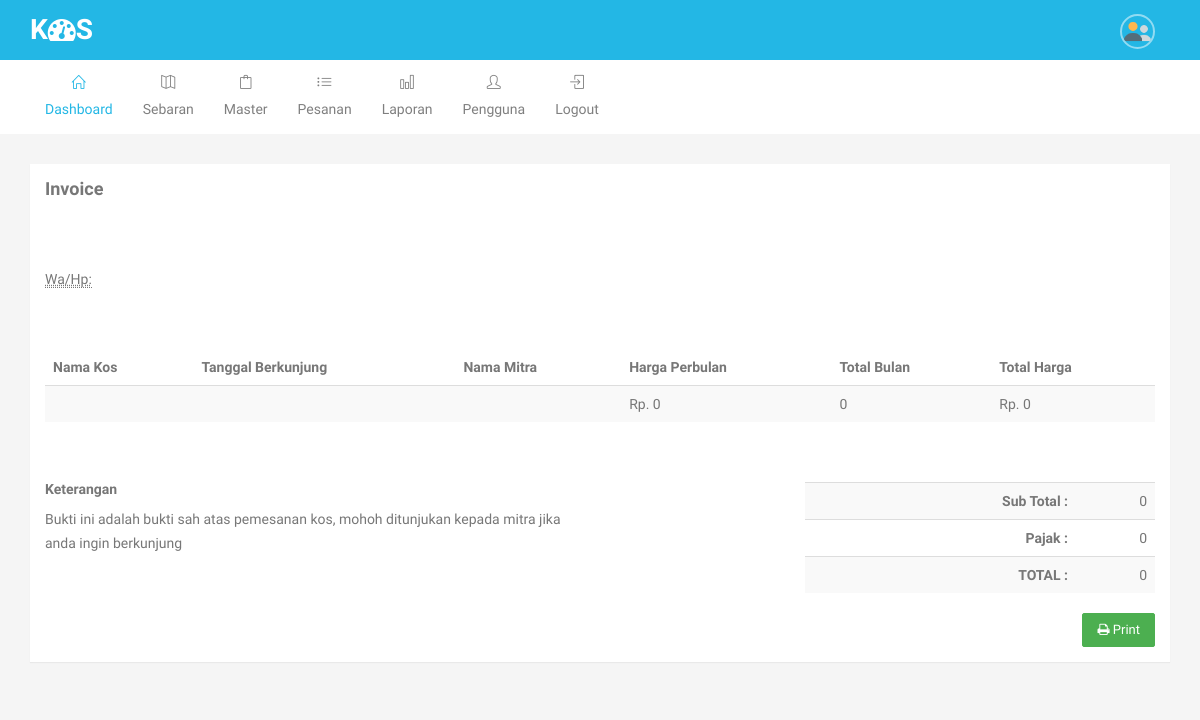
Before: /invoice/TRX3B7EB04D (signed in) with the older database file.
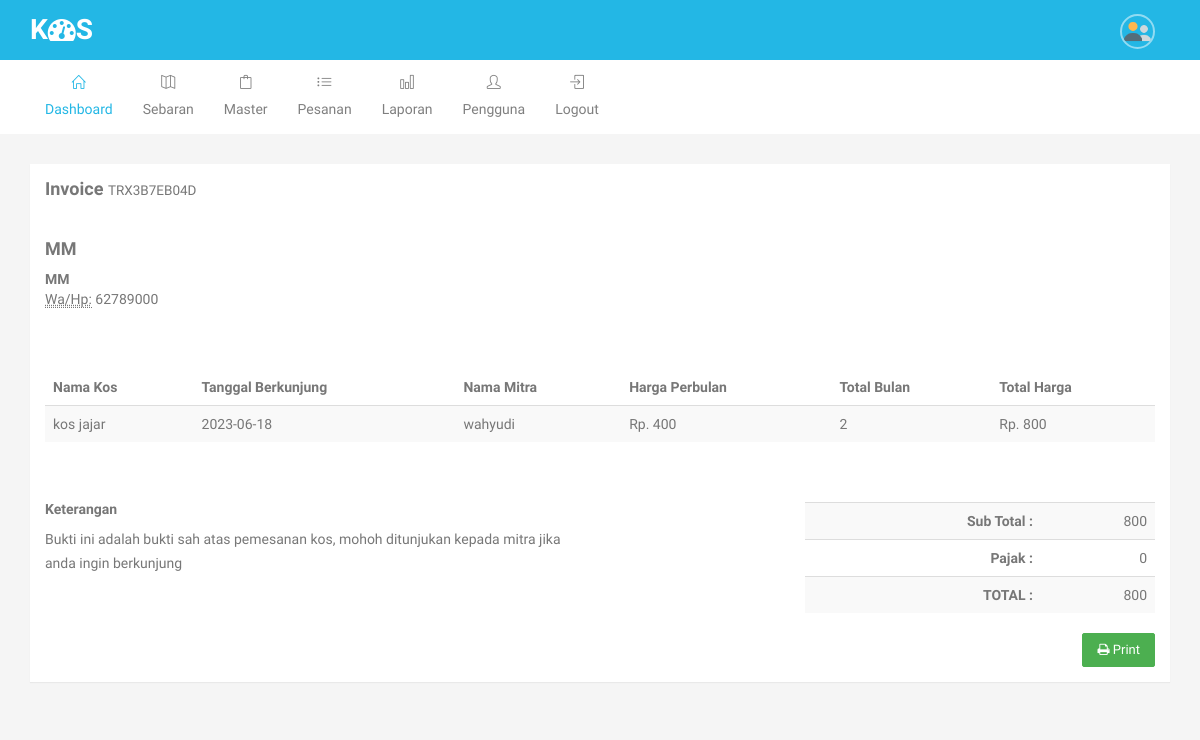
After: the same page with the newer database file.
### tables this page shows
CREATE TABLE `m_transaksi` (
  `id` int(11) NOT NULL,
  `id_pelanggan` int(11) NOT NULL,
  `id_kos` int(11) NOT NULL,
  `kode_transaksi` text NOT NULL,
  `tgl_pemesanan` datetime NOT NULL,
  `tgl_kunjung` date NOT NULL,
  `keterangan` text NOT NULL,
  `harga` int(11) NOT NULL,
  `total_bulan` int(11) NOT NULL,
  `nama` text NOT NULL,
  `hp` int(11) NOT NULL,
  `grand_total` int(11) NOT NULL,
  `status` text NOT NULL
);

CREATE TABLE `m_pelanggan` (
  `id` int(11) NOT NULL,
  `nama` varchar(225) NOT NULL,
  `hp` text NOT NULL,
  `email` text NOT NULL,
  `alamat` text NOT NULL,
  `username` text NOT NULL,
  `password` text NOT NULL,
  `status` text NOT NULL,
  `level` int(11) NOT NULL
);

CREATE TABLE `m_kos` (
  `id` int(11) NOT NULL,
  `kode` varchar(24) NOT NULL,
  `nama` text NOT NULL,
  `id_mitra` int(11) NOT NULL,
  `harga` int(11) NOT NULL,
  `deskripsi` text NOT NULL,
  `alamat` text NOT NULL,
  `lat` text NOT NULL,
  `lng` text NOT NULL,
  `gambar` text NOT NULL,
  `gambar2` text NOT NULL,
  `gambar3` text NOT NULL
);

CREATE TABLE `m_mitra` (
  `id` int(11) NOT NULL,
  `nama` varchar(225) NOT NULL,
  `hp` text NOT NULL,
  `email` text NOT NULL,
  `alamat` text NOT NULL,
  `username` text NOT NULL,
  `password` text NOT NULL,
  `status` text NOT NULL
);

### pages/invoice.php (the view)
<?php
$datane = mysqli_fetch_array(mysqli_query($conn,"SELECT c.*, c.nama as kos, d.nama as mitra, a.*, a.nama as pelanggan, b.alamat as alamat_pelanggan FROM m_transaksi as a
                                                 LEFT JOIN m_pelanggan as b ON a.id_pelanggan = b.id
                                                 LEFT JOIN m_kos as c ON a.id_kos = c.id
                                                 LEFT JOIN m_mitra as d ON c.id_mitra = d.id
                                                 WHERE a.kode_transaksi='".$_REQUEST['id']."'"));
?>
 <div class="row">
    <div class="col-sm-12">
        <div class="panel panel-default">
            <div class="panel-body">
                <div class="row">
                    <div class="col-md-6">
                        <h4>Invoice <small><?php echo $datane['kode_transaksi']; ?></small></h4>
                    </div>
                </div>
            </div>
            <div class="panel-body">
                <div class="row margin-b-40">
                    <div class="col-sm-6">
                        <h4><?php echo $datane['nama']; ?></h4>
                        <address>
                            <strong><?php echo $datane['alamat_pelanggan']; ?></strong><br>
                            <abbr title="Phone">Wa/Hp:</abbr> <?php echo $datane['hp']; ?>
                        </address>
                    </div>
                </div>
                <div class="table-responsive margin-b-40">
                    <table class="table table-striped">
                        <thead>
                            <tr>
                                <th>Nama Kos</th>
                                <th>Tanggal Berkunjung</th>
                                <th>Nama Mitra</th>
                                <th>Harga Perbulan</th>
                                <th>Total Bulan</th>
                                <th>Total Harga</th>
                            </tr>
                        </thead>
                        <tbody>
                            <tr>
                                <td><?php echo $datane['kos']; ?></td>
                                <td><?php echo $datane['tgl_kunjung']; ?></td>
                                <td><?php echo $datane['mitra']; ?></td>
                                <td>Rp. <?php echo number_format($datane['harga']); ?></td>
                                <td><?php echo number_format($datane['total_bulan']); ?></td>
                                <td>Rp. <?php echo number_format($datane['grand_total']); ?></td>
                            </tr>
                        </tbody>
                    </table>
                </div>
                <div class="row">
                    <div class='col-md-6'>
                        <h5>Keterangan</h5>
                        <p>
                            Bukti ini adalah bukti sah atas pemesanan kos, mohoh ditunjukan kepada mitra jika anda ingin berkunjung
                        </p>
                    </div>
                    <div class="col-md-4 col-md-offset-2">
                        <table class="table table-striped text-right">
                            <tbody>
                                <tr>
                                    <td><strong>Sub Total :</strong></td>
                                    <td><?php echo number_format($datane['grand_total']); ?></td>
                                </tr>
                                <tr>
                                    <td><strong>Pajak :</strong></td>
                                    <td>0</td>
                                </tr>
                                <tr>
                                    <td><strong>TOTAL :</strong></td>
                                    <td><?php echo number_format($datane['grand_total']); ?></td>
                                </tr>
                            </tbody>
                        </table>
                    </div>
                </div>
                <div class="row">
                    <div class="col-md-12 text-right">
                        <div>
                            <button class="btn btn-success" onclick="window.print();"><i class="fa fa-print"></i> Print</button>
                        </div>
                    </div>
                </div>
            </div>
        </div>
    </div>
</div>

Changed rows visible on the page:
added m_transaksi: kode_transaksi "TRX3B7EB04D", nama "MM", id_pelanggan.alamat "MM", hp "62789000", id_kos.nama "kos jajar", tgl_kunjung "2023-06-18", m_mitra.nama "wahyudi", harga "400", total_bulan "2", grand_total "800"
Other visible differences:
$datane['harga']: "0" → (not shown)
$datane['total_bulan']: "0" → (not shown)
$datane['grand_total']: "0" → (not shown)
